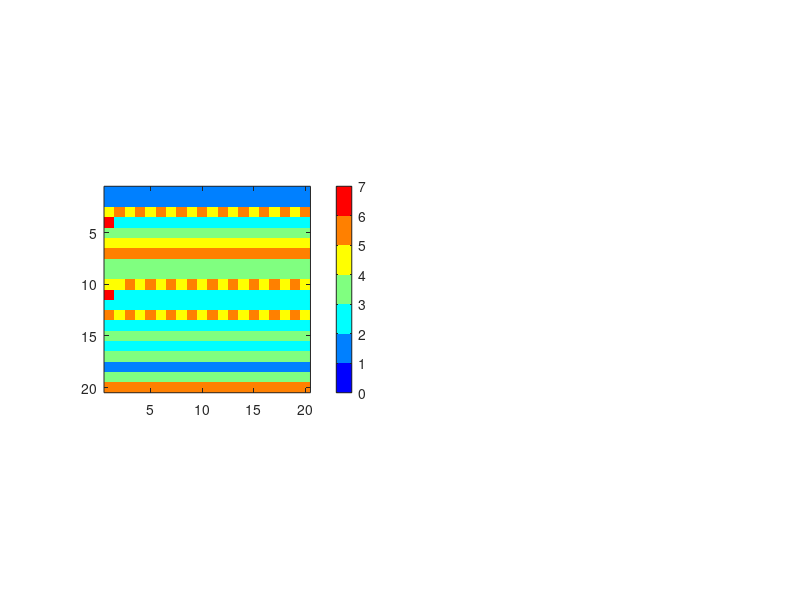

Recreate this plot in MATLAB. (Note: this script raises an error after producing the figure.)
for big = 1:1:1
%I have 6 states from that email. Lets see what I can do with them. Hmm...
total_states = 6 ;

%Random sizes and times for 1D initialization.
size = 21;
time = 21;

%TYPE AND SIZE DEFINITION
A = randi([1 total_states],1,size);
A = repmat ( A, time, 1);

%%

%B is A for cyclic
B = A;

%
%Now what I am going to do is, I am going to have a ruleset and then when I
%am going to compare the results for graphs that have cycles and graphs
%that do not have cycles! And then I will change the initializations and
%the rulesets to see where that takes us.

%THREE THINGS THAT CAN COMPLETELY DEFINE FATE FOR OUR DETERMINISTIC MODEL:
    %GRAPH
    %RULESET
    %INITIALIZATION
    

    
%%%%%%%%%%%%%%%%%%%%%%%%%%%%%%%%%%%%%%%%%%%%%%%%%%%%%%%%%%%%%%%%%%%%%%%%%%%    
%%%%%%%%%%%%%%%%%%%%%%%%%%%%%%%%%%%%%%%%%%%%%%%%%%%%%%%%%%%%%%%%%%%%%%%%%%%
    
%INITIALIZATION
%Different ways to initialize the cells








%%%%%%%%%%%%%%%%%%%%%%%%%%%%%%%%%%%%%%%%%%%%%%%%%%%%%%%%%%%%%%%%%%%%%%%%%%%
%%%%%%%%%%%%%%%%%%%%%%%%%%%%%%%%%%%%%%%%%%%%%%%%%%%%%%%%%%%%%%%%%%%%%%%%%%%

%RULE
%The ruleset here is the new state when a cell receives a signal
%First line is change in state when you do receive a signal
%Second line is a change in state when you do not receive a signal
rule_original = [ 6 , 0 ;...
         1 , 0 ;...
         3 , 0 ;...
         5 , 0 ;...
         4 , 0 ;...
         2 , 0 ] ;

rule = rule_original(:,1) ;

rule = [ rule rule rule rule rule rule];

%%%%%%%%%%%%%%%%%%%%%%%%%%%%%%%%%%%%%%%%%%%%%%%%%%%%%%%%%%%%%%%%%%%%%%%%%%%
%%%%%%%%%%%%%%%%%%%%%%%%%%%%%%%%%%%%%%%%%%%%%%%%%%%%%%%%%%%%%%%%%%%%%%%%%%%

%GRAPH FOR ACYCLIC - LEBON ET AL
graph = zeros(total_states,total_states);

%The graph from the lauren paper is the following DAG
graph = [ 0 , 0 , 0 , 0 , 0 , 0 ;...
          0 , 0 , 0 , 0 , 0 , 0 ;...
          0 , 0 , 0 , 0 , 0 , 0 ;...
          1 , 1 , 0 , 0 , 0 , 0 ;...
          1 , 1 , 0 , 0 , 0 , 0 ;...
          1 , 1 , 1 , 0 , 1 , 0 ] ;
      

final = rule .* graph ;
          



%A graph with a cycle so we can see a comparision
cycle_graph = [ 0 , 0 , 0 , 0 , 0 , 1 ;...
          0 , 0 , 0 , 0 , 0 , 0 ;...
          0 , 0 , 0 , 0 , 0 , 0 ;...
          1 , 1 , 0 , 0 , 0 , 0 ;...
          1 , 1 , 0 , 0 , 0 , 0 ;...
          0 , 1 , 1 , 0 , 1 , 0 ] ;
      

cycle_final = rule .* cycle_graph ;
          


        
%%%%%%%%%%%%%%%%%%%%%%%%%%%%%%%%%%%%%%%%%%%%%%%%%%%%%%%%%%%%%%%%%%%%%%%%%%%
%%%%%%%%%%%%%%%%%%%%%%%%%%%%%%%%%%%%%%%%%%%%%%%%%%%%%%%%%%%%%%%%%%%%%%%%%%%



%HOW CAN THERE BE A CYCLIC GRAPH , WHAT ARE THE RULES AND EQUATIONS THAT
%WOULD GIVE US A CYCLIC GRAPH. THINK ABOUT IT.





%%%%%%%%%%%%%%%%%%%%%%%%%%%%%%%%%%%%%%%%%%%%%%%%%%%%%%%%%%%%%%%%%%%%%%%%%%%
%%%%%%%%%%%%%%%%%%%%%%%%%%%%%%%%%%%%%%%%%%%%%%%%%%%%%%%%%%%%%%%%%%%%%%%%%%%
%UPDATION 

for(t= 1:time-1),

%
    for(i=2:size-1)
       
        %%FOR ACYCLIC
        if( graph(A(t,i),A(t,i-1)) ~= 0  ) ,
                A(t+1,i) = final(A(t,i) ,A(t,i-1));
        elseif( graph(A(t,i),A(t,i+1)) ~= 0 )
                A(t+1,i) = final(A(t,i) ,A(t,i+1));
        else
                A(t+1,i) = A(t,i);

        end
        
        
        %FOR CYCLIC   
           if(   cycle_graph(B(t,i),B(t,i-1)) ~= 0  ) ,
                B(t+1,i) = cycle_final(B(t,i) ,B(t,i-1));
           elseif( cycle_graph(B(t,i),B(t,i+1)) ~= 0 ) 
                B(t+1,i) = cycle_final(B(t,i) ,B(t,i+1));
           else
                B(t+1,i) = B(t,i);

        end
        

        
    end
end





figure

subplot(121);
%%%PLOT FOR ACYCLIC
h = imagesc(A(1:time-1,1:size-1)');
axis square;
caxis([0 7]);
colormap(jet(7));
q = colorbar;
q.Location = 'southoutside';
xlabel(q, 'State Marker');

ylabel('Cell Position');
xlabel('Time Step');
title(strcat('Acyclic | Rule: ',mat2str(rule_original(:,1))))
ax = gca;
ax.YTick = 1.5 : 1 : size -0.5;
ax.XTick = 1.5 : 1 : time -0.5;
ax.YGrid = 'on';
ax.XGrid = 'on';
set(gca,'XTickLabel',[]);
set(gca,'YTickLabel',[]);
%%%


subplot(122);
%%%PLOT FOR CYCLIC
h = imagesc(B(1:time-1,1:size-1)');
axis square;
caxis([0 7]);
colormap(parula(7));
q = colorbar;
q.Location = 'southoutside';
%lcolorbar(labels,'fontweight','bold');


xlabel(q, 'State Marker');
ylabel('Cell Position');
xlabel('Time Step');
title(strcat('Cyclic | Rule: ',mat2str(rule_original(:,1))));
ax = gca;
ax.YTick = 1.5 : 1 : size -0.5;
ax.XTick = 1.5 : 1 : time -0.5;
ax.YGrid = 'on';
ax.XGrid = 'on';
set(gca,'XTickLabel',[]);
set(gca,'YTickLabel',[]);
%%%



%%Save Figure
savefig(strcat(mat2str(big),mat2str(rule_original(:,1))))
saveas(gcf,strcat(mat2str(big),mat2str(rule_original(:,1)),'.png'))
%clearvars -except big;
%close all
end

%%
A'
